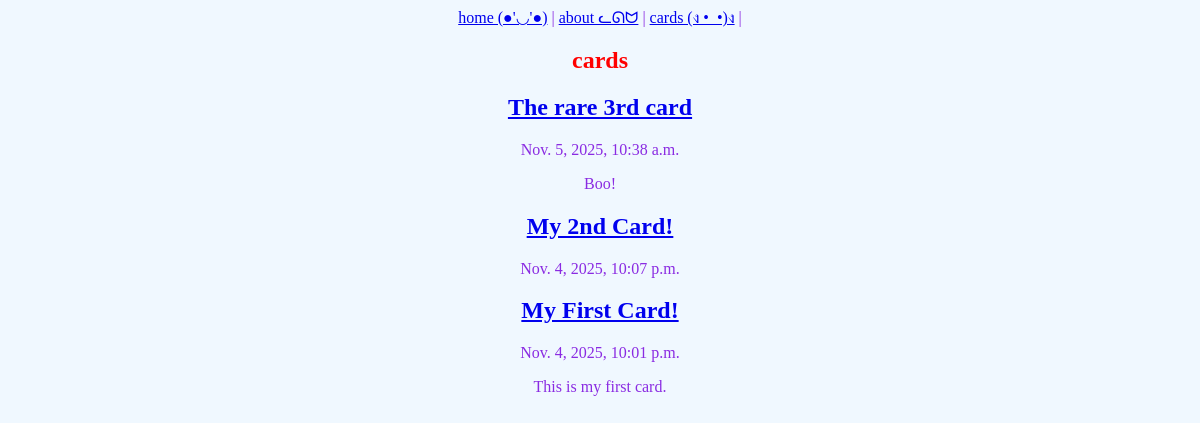
Page /cards/ on the earlier database version.
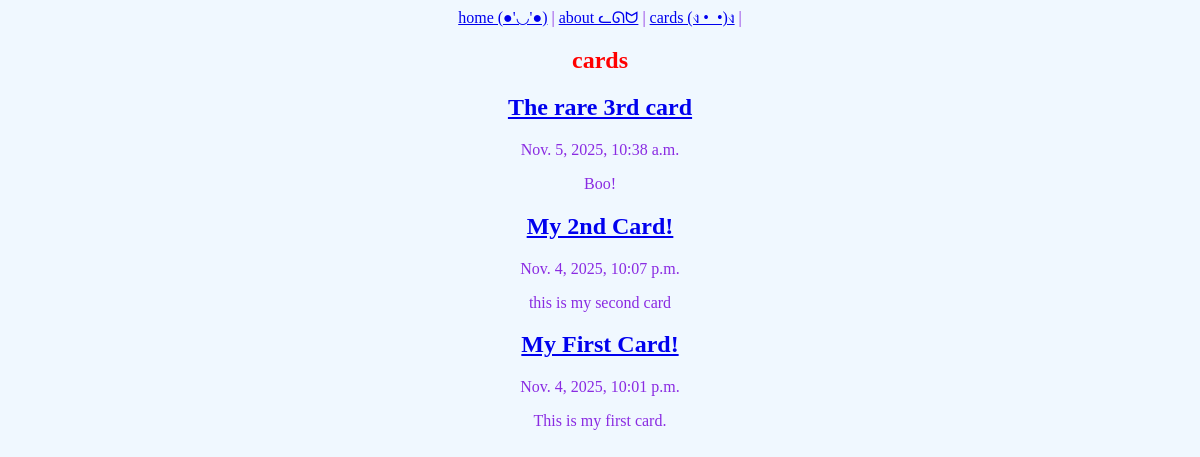
Same page on the later database version.
### cards/models.py (models this page shows, shortened)
class Cards(models.Model):
    title = models.CharField(max_length=75)
    body = models.TextField()
    slug = models.SlugField()
    date = models.DateTimeField(auto_now_add=True)

### cards/views.py (the view)
# urls.py: path('', views.cards_list, name="cards"),
def cards_list(request):
    cards = Cards.objects.all().order_by('-date')
    return render(request, 'cards/cards_list.html', {'cards': cards})

### cards/templates/cards/cards_list.html (shortened to what this page needs)
{% extends 'layout.html' %}
{% block content %}
    <section>
    <h1>cards</h1>
    {% for card in cards %}
        <article class="card">
            <h2>
                <a href="{% url 'page' slug=post.slug %}">
                {{ card.title }}
                </a>
            </h2>
            <p>{{ card.date }}</p>
            <p>{{ card.body }}</p>
        </article>
    {% endfor %}
    </section>
{% endblock %}

Differences in the rows shown:
changed Cards "My 2nd Card!": body (not shown) → "this is my second card"
